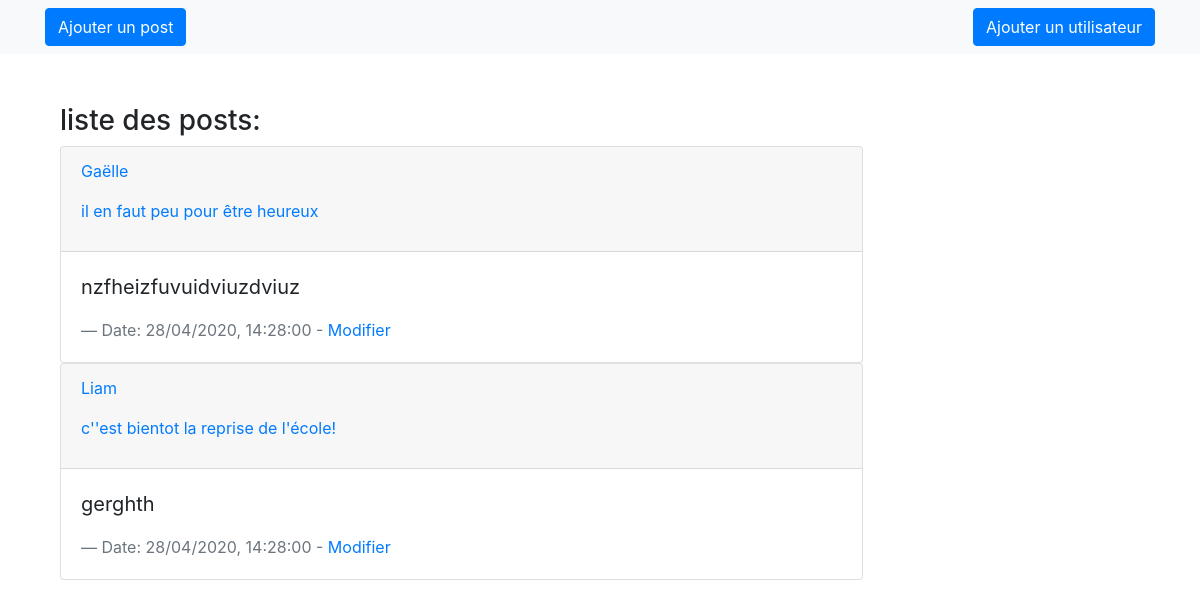
The page /posts on the database its author committed.
### post.py (models this page shows)
class Post(db.Model):
    id = db.Column(db.Integer, primary_key=True)
    user_id = db.Column(db.Integer, db.ForeignKey('user.id'), nullable=False)
    titre =  db.Column(db.String(140), nullable=False)
    content = db.Column(db.String(140), nullable=False)
    date = db.Column(db.DateTime, default=datetime.datetime.utcnow)

### user.py (models this page shows)
class User(db.Model):
    id = db.Column(db.Integer, primary_key=True)
    name = db.Column(db.String(80), nullable=False)
    email = db.Column(db.String(140), unique=True, nullable=False)
    password = db.Column(db.String(80), nullable=True)
    posts = db.relationship('Post', backref='user', lazy=True)

### index.py (the view)
@app.route('/posts')
def display_posts():
    allPosts = Post.query.all()
    return render_template('posts.html', posts=allPosts)

### templates/posts.html (shortened to what this page needs)
<!DOCTYPE html>
<html>
    <head>
        <link rel="stylesheet" href="{{ url_for('static', filename='css/bootstrap.min.css') }}">
    </head>
    <body>
        <div>
            <nav class="navbar navbar-light bg-light">
                <div class="container">
                    <a href="/posts/create" class="btn btn-primary">Ajouter un post</a>
                    <a href="/users/create" class="btn btn-primary">Ajouter un utilisateur</a>
                </div>
            </nav>
        </div>
        <div class="container" style="margin-top: 50px;">
            <div class="col-md-9">
                <h3>liste des posts:</h3>
                <div id="posts">
                    {% for post in posts %}
                    <div class="card">
                        <div class="card-header">
                            <p><a href="/posts/{{ post.user_id }}">{{ post.user.name }}</a></p>
                            <p><a href="/posts/{{ post.titre }}">{{ post.titre }}</a></p>
                        </div>
                        <div class="card-body">
                            <blockquote class="blockquote mb-0">
                                <p> {{ post.content }}</p>
                                <footer class="blockquote-footer">{% if post.date %}Date: {{ post.date.strftime("%d/%m/%Y, %H:%M:%S") }} - {% endif %}<a href="/posts/{{ post.id }}/edit">Modifier</a></footer>
                            </blockquote>
                        </div>
                    </div>
                    {% endfor %}
                </div>
            </div>
        </div>
    </body>
</html>

### rows shown on the page
Post: user.name "Gaëlle", titre "il en faut peu pour être heureux", content "nzfheizfuvuidviuzdviuz", date "28/04/2020, 14:28:00"
Post: user.name "Liam", titre "c''est bientot la reprise de l'école!", content "gerghth", date "28/04/2020, 14:28:00"
